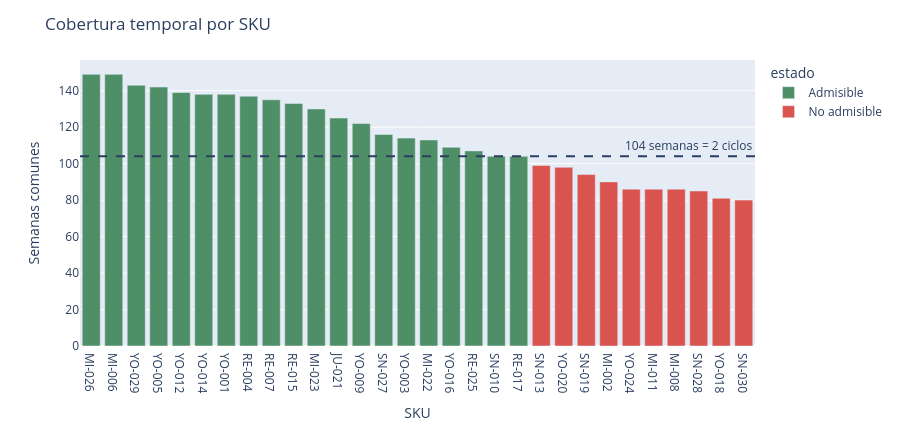

Notebook cell for this chart:
### Code cell
plot_df = summary.sort_values('common_weeks', ascending=False).copy()
plot_df['estado'] = np.where(plot_df['admissible'], 'Admisible', 'No admisible')
fig = px.bar(
    plot_df, x='sku', y='common_weeks', color='estado',
    color_discrete_map={'Admisible':'#4E8F68','No admisible':'#D9534F'},
    labels={'sku':'SKU','common_weeks':'Semanas comunes'}
)
fig.add_hline(y=MIN_WEEKS, line_dash='dash', annotation_text='104 semanas = 2 ciclos')
fig.update_layout(title='Cobertura temporal por SKU', height=430)
fig.show()

### Figure 1 — Plotly figure (JSON) as saved in the notebook; plotly's stock layout.template omitted (floating-point values rounded to 4 significant figures)
{"data": [{"hovertemplate": "estado=Admisible<br>SKU=%{x}<br>Semanas comunes=%{y}<extra></extra>", "legendgroup": "Admisible", "marker": {"color": "#4E8F68", "pattern": {"shape": ""}}, "name": "Admisible", "orientation": "v", "showlegend": true, "textposition": "auto", "type": "bar", "x": ["MI-026", "MI-006", "YO-029", "YO-005", "YO-012", "YO-014", "YO-001", "RE-004", "RE-007", "RE-015", "MI-023", "JU-021", "YO-009", "SN-027", "YO-003", "MI-022", "YO-016", "RE-025", "SN-010", "RE-017"], "xaxis": "x", "y": [149, 149, 143, 142, 139, 138, 138, 137, 135, 133, 130, 125, 122, 116, 114, 113, 109, 107, 104, 104], "yaxis": "y"}, {"hovertemplate": "estado=No admisible<br>SKU=%{x}<br>Semanas comunes=%{y}<extra></extra>", "legendgroup": "No admisible", "marker": {"color": "#D9534F", "pattern": {"shape": ""}}, "name": "No admisible", "orientation": "v", "showlegend": true, "textposition": "auto", "type": "bar", "x": ["SN-013", "YO-020", "SN-019", "MI-002", "YO-024", "MI-011", "MI-008", "SN-028", "YO-018", "SN-030"], "xaxis": "x", "y": [99, 98, 94, 90, 86, 86, 86, 85, 81, 80], "yaxis": "y"}], "layout": {"annotations": [{"showarrow": false, "text": "104 semanas = 2 ciclos", "x": 1, "xanchor": "right", "xref": "x domain", "y": 104, "yanchor": "bottom", "yref": "y"}], "barmode": "relative", "height": 430, "legend": {"title": {"text": "estado"}, "tracegroupgap": 0}, "margin": {"t": 60}, "shapes": [{"line": {"dash": "dash"}, "type": "line", "x0": 0, "x1": 1, "xref": "x domain", "y0": 104, "y1": 104, "yref": "y"}], "title": {"text": "Cobertura temporal por SKU"}, "xaxis": {"anchor": "y", "domain": [0.0, 1.0], "title": {"text": "SKU"}}, "yaxis": {"anchor": "x", "domain": [0.0, 1.0], "title": {"text": "Semanas comunes"}}}}
